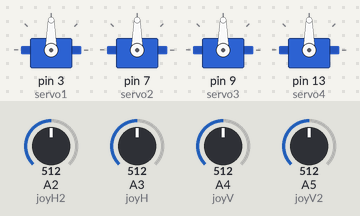
A sketch run on a simulated Arduino Uno, built with avr-gcc and run on an emulated ATmega328P. Shown: 4 × servo. The test bench sets the inputs (shaded band); at power-on: A2 (joyH2) = 512, A3 (joyH) = 512, A4 (joyV) = 512, A5 (joyV2) = 512.

Above: at 1.2 s.
1.3 s: A2 (joyH2) set to 218
2.8 s: A2 (joyH2) set to 184
At 3.27 s:
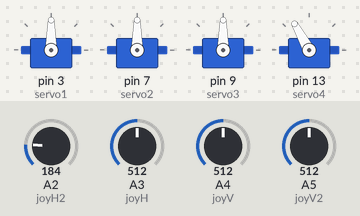
At 4.6 s:
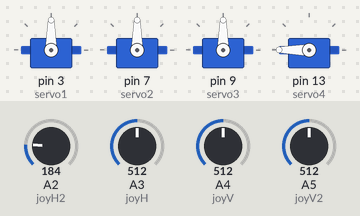
5.8 s: A3 (joyH) set to 213
7.3 s: A3 (joyH) set to 187
At 9.7 s:
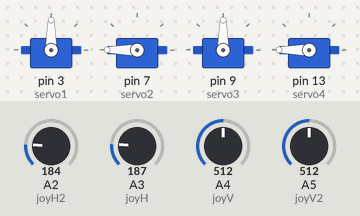
10.3 s: A4 (joyV) set to 209
11.8 s: A4 (joyV) set to 186
At 14.2 s:
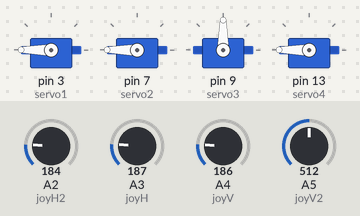
Timing chart, 0 to 15.7 s (numbered marks = the images above; inputs shaded):
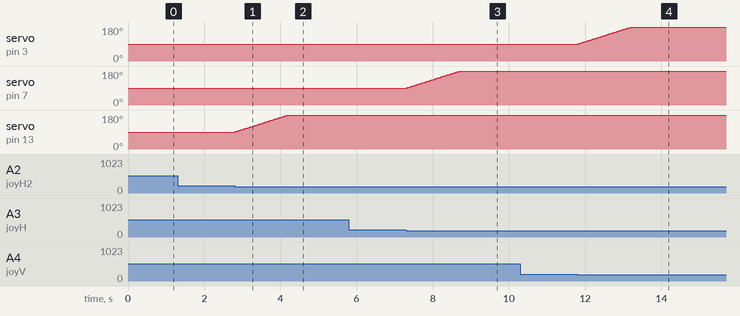

The sketch:

meArmFinal.ino
```cpp
#include <Servo.h>

const int servo1 = 3;       // first servo
const int servo2 = 7;       // second servo
const int servo3 = 9;
const int servo4 = 13;

const int joyH = 3;        // L/R Parallax Thumbstick
const int joyV = 4;        // U/D Parallax Thumbstick
const int joyH2 = 2;
const int joyV2 = 5;

int servoVal;           // variable to read the value from the analog pin

Servo myservo1;  // create servo object to control a servo
Servo myservo2;  // create servo object to control a servo
Servo myservo3;
Servo myservo4;

int servoVal1 = 90; // sets initial location of servo to halfway (range is 0 to 180)
int servoVal2 = 90;
int servoVal3 = 90;
int servoVal4 = 90;

void setup() {

  // Servo
  myservo1.attach(servo1);  // attaches the servo
  myservo2.attach(servo2);  // attaches the servo
  myservo3.attach(servo3);
  myservo4.attach(servo4);

  // Inizialize Serial
  Serial.begin(115200);
  myservo1.write(servoVal1);
  myservo2.write(servoVal2);
  myservo3.write(servoVal3);
  myservo4.write(servoVal4);
}

void loop() {

  servoVal = analogRead(joyH);
  if (servoVal > 1000)
    servoVal2--;
  else if (servoVal < 200)
    servoVal2++;

  if (servoVal2 > 180)
    servoVal2 = 180;
  if (servoVal2 < 0)
    servoVal2 = 0;
  myservo2.write(servoVal2);


  servoVal = analogRead(joyV);
  if (servoVal > 1000)
    servoVal1--;
  else if (servoVal < 200)
    servoVal1++;

  if (servoVal1 > 180)
    servoVal1 = 180;
  if (servoVal1 < 0)
    servoVal1 = 0;
  myservo1.write(servoVal1);

  servoVal = analogRead(joyH2);
  if (servoVal > 1000)
    servoVal4--;
  else if (servoVal < 200)
    servoVal4++;

  if (servoVal4 > 180)
    servoVal4 = 180;
  if (servoVal4 < 0)
    servoVal4 = 0;
  myservo4.write(servoVal4);


  servoVal = analogRead(joyV2);
  if (servoVal > 1000)
    servoVal3--;
  else if (servoVal < 200)
    servoVal3++;

  if (servoVal3 > 180)
    servoVal3 = 180;
  if (servoVal3 < 0)
    servoVal3 = 0;
  myservo3.write(servoVal3);

  delay(15);

}
```

Measured:
- the behaviour switches between 200 and 199 on A2 (joyH2) (found by bisection; images 0 and 1)
- the behaviour switches between 200 and 199 on A3 (joyH) (found by bisection; images 2 and 3)
- the behaviour switches between 200 and 199 on A4 (joyV) (found by bisection; images 3 and 4)
- after the input at 1.3 s, every drawn part: stays the same
- after the input at 2.8 s, servo on pin 13 (servo4): moves from 90° to 180° over 1.4 s, starting at once
- after the input at 5.8 s, every drawn part: stays the same
- after the input at 7.3 s, servo on pin 7 (servo2): moves from 90° to 180° over 1.4 s, starting at once
- after the input at 10.3 s, every drawn part: stays the same
- after the input at 11.8 s, servo on pin 3 (servo1): moves from 90° to 180° over 1.4 s, starting at once
